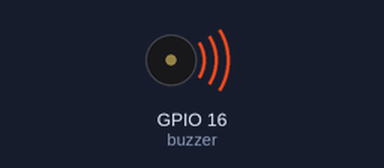
The sketch below on a simulated ESP32. On the bench: buzzer (waves = sounding).

Above: at 0.1 s.
Timing chart, 0 to 40.0 s (numbered marks = the images above):
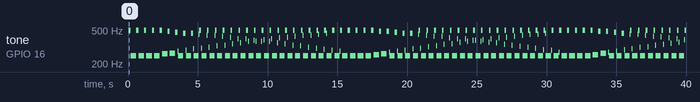

Measured:
- by itself, tone on GPIO 16 (buzzer): plays 498 Hz for 0.16 s, 250 Hz for 0.40 s, 498 Hz for 0.16 s, 250 Hz for 0.40 s, 498 Hz for 0.16 s, 250 Hz for 0.40 s … (240 notes in this stretch)

The sketch:

esp32_Active_Buzzer.ino
```cpp
//www.elegoo.com [2016.12.08]
// Modified for Adafruit HUZZAH32 ESP32 Feather (5/2/2019)

const int buzzer = 16; // GPIO pin for active buzzer

void setup()
{
  pinMode(buzzer,OUTPUT); //initialize the buzzer pin as an output
}

void loop()
{
  unsigned char i;
  while(1)
  {
    //output a frequency
    for(i=0;i<80;i++)
    {
      digitalWrite(buzzer,HIGH);
      delay(1);//wait for 1ms
      digitalWrite(buzzer,LOW);
      delay(1);//wait for 1ms
    }

    //output another frequency
    for(i=0;i<100;i++)
    {
      digitalWrite(buzzer,HIGH);
      delay(2);//wait for 2ms
      digitalWrite(buzzer,LOW);
      delay(2);//wait for 2ms
    }
  }
}
```
